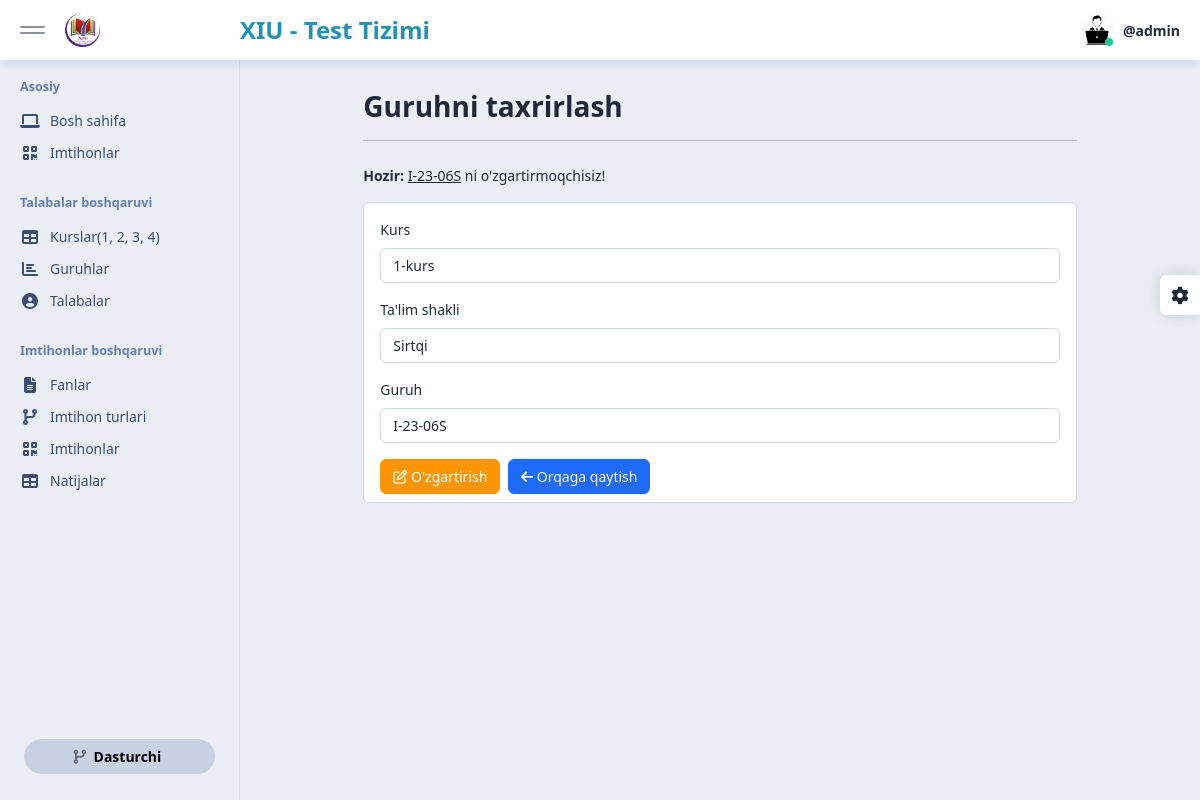
/dashboard/student/groups/251/edit/ (signed in), run on the app's committed database.
### student_app/models.py (models this page shows, shortened)
class Group(models.Model):
    grade = models.ForeignKey(Grade, on_delete=models.CASCADE, related_name='groups')
    type_group = models.ForeignKey(TypeGroup, on_delete=models.CASCADE, related_name='groups')
    group_name = models.CharField(max_length=455)
    class Meta:
        ordering = ['-id']

class Grade(models.Model):
    grade = models.CharField(max_length=255)
    def __str__(self):
        return f"{self.grade}"
    class Meta:
        ordering = ['-id']

### dashboard_app/views/student.py (the view)
# urls.py: path('student/groups/<int:pk>/edit/', group_edit, name='group_edit'),
@login_required(login_url='login_page')
@user_passes_test(lambda u: u.is_staff)
def group_edit(request, pk):
    instance = get_object_or_404(Group, pk=pk)
    form = GroupForm(instance=instance)
    if request.method == "POST":
        form = GroupForm(request.POST, instance=instance)
        if form.is_valid():
            form.save()
            messages.success(request, f"<b>{form.cleaned_data['group_name']}</b> muvaffaqqiyatli o'zgartirildi!")
            return redirect('group_list')
    ctx = {
        'form': form,
        'instance': instance,
    }
    return render(request, 'dashboard/student/group_edit.html', ctx)

### dashboard_app/forms/student.py
class GroupForm(ModelForm):
    class Meta:
        model = Group
        fields = ['grade', 'type_group', 'group_name']
        widgets = {
            'grade': Select(attrs={
                'class': 'form-control',
            }),
            'group_name': TextInput(attrs={
                'class': 'form-control',
                'placeholder': 'Guruh nomini kiriting. . .',
            }),
            'type_group': Select(attrs={
                'class': 'form-control'
            })
        }

### student_app/models.py (called while the page is built)
    def __str__(self):
        return f"{self.type}"

### templates/dashboard/student/group_edit.html (shortened to what this page needs)
{% extends "dashboard/base.html" %}
{% block content %}
<div id="content" class="app-content">
    <div class="container">
        <div class="row justify-content-center">
            <div class="col-xl-10">
                <div class="row">
                    <div class="col-12">
                        <h1 class="page-header">
                            Guruhni taxrirlash
                        </h1>
                        <hr class="mb-4">
                        <div class="mb-5">
                            <p>
                                <b>Hozir: </b><u>{{ instance.group_name }}</u> ni o'zgartirmoqchisiz!
                            </p>
                            <div class="card">
                                <div class="card-body pb-2">
                                    <form method="post">
                                        <div class="form-group mb-3">
                                            <label class="form-label" for="id_grade">Kurs</label>
                                            {{ form.grade }}
                                        </div>
                                        <div class="form-group mb-3">
                                            <label class="form-label" for="id_type_group">Ta'lim shakli</label>
                                            {{ form.type_group }}
                                        </div>
                                        <div class="form-group mb-3">
                                            <label class="form-label" for="id_group_name">Guruh</label>
                                            {{ form.group_name }}
                                        </div>
                                        <button class="btn btn-warning text-white" type="submit"><i class="far fa-edit"></i> O'zgartirish</button>
                                        <a href="{% url 'group_list' %}" class="btn btn-primary mx-1"><i class="fas fa-arrow-left"></i> Orqaga qaytish</a>
                                    </form>
                                </div>
                            </div>
                        </div>
                    </div>
                </div>
            </div>
        </div>
    </div>
</div>
{% endblock content %}

### templates/dashboard/base.html (shortened to what this page needs)
{% load static %}
<!DOCTYPE html>
<html lang="en">
<head>
    <link href="{% static 'dashboard/css/vendor.min.css' %}" rel="stylesheet">
    <link href="{% static 'dashboard/css/app.min.css' %}" rel="stylesheet">
</head>
<body>
<div id="app" class="app">
    <div id="header" class="app-header">
        <div class="brand">
            <div class="desktop-toggler">
                <button type="button" class="menu-toggler" data-toggle="sidebar-minify">
                    <span class="bar"></span>
                    <span class="bar"></span>
                </button>
            </div>
            <a href="{% url 'dashboard_home' %}">
                <img src="{% static 'dashboard/images/logo-xiu.png' %}" class="invert-dark" alt="" width="20%">
            </a>
        </div>
        <div class="menu d-flex justify-content-between align-items-center">
            <div class="menu-item">
                <span style="color: #2193b0; font-size: 24px; font-weight: bold;">XIU - Test Tizimi</span>
            </div>
            <div class="menu-item dropdown">
                <a href="#" data-bs-toggle="dropdown" data-display="static" class="menu-link">
                    <div class="menu-img online">
                        {% if user.is_superuser %}
                            <img src="{% static 'dashboard/images/superadmin-icon.jpg' %}" alt="" class="ms-100 mh-100 rounded-circle">
                        {% elif user.is_staff %}
                            <img src="{% static 'dashboard/images/superadmin-icon.jpg' %}" alt="" class="ms-100 mh-100 rounded-circle">
                        {% elif user.is_authenticated %}
                            <img src="{% static 'dashboard/images/student-icon.png' %}" alt="" class="ms-100 mh-100 rounded-circle">
                        {% endif %}
                    </div>
                    <div class="menu-text"><span class="fw-bold">@{{ request.user.username }}</span>
                    </div>
                </a>
            </div>
        </div>
    </div>
    <div id="sidebar" class="app-sidebar">
        <div class="app-sidebar-content" data-scrollbar="true" data-height="100%">
            <div class="menu">
                <div class="menu-header">Asosiy</div>
                <div class="menu-item">
                    <a href="{% url 'dashboard_home' %}" class="menu-link">
                        <span class="menu-icon"><i class="fa fa-laptop"></i></span>
                        <span class="menu-text">Bosh sahifa</span>
                    </a>
                </div>
                <div class="menu-item">
                    <a href="{% url 'quiz_list' %}" class="menu-link">
                        <span class="menu-icon"><i class="fa fa-qrcode"></i></span>
                        <span class="menu-text">Imtihonlar</span>
                    </a>
                </div>
                <div class="menu-divider"></div>
                <div class="menu-header">Talabalar boshqaruvi</div>
                <div class="menu-item">
                    <a href="{% url 'grade_list' %}" class="menu-link">
                        <span class="menu-icon"><i class="fa fa-table"></i></span>
                        <span class="menu-text">Kurslar(1, 2, 3, 4)</span>
                    </a>
                </div>
                <div class="menu-item">
                    <a href="{% url 'group_list' %}" class="menu-link">
                        <span class="menu-icon"><i class="fa fa-chart-bar"></i></span>
                        <span class="menu-text">Guruhlar</span>
                    </a>
                </div>
                <div class="menu-item">
                    <a href="{% url 'student_list' %}" class="menu-link">
                        <span class="menu-icon"><i class="fa fa-user-circle"></i></span>
                        <span class="menu-text">Talabalar</span>
                    </a>
                </div>
                <div class="menu-divider"></div>
                <div class="menu-header">Imtihonlar boshqaruvi</div>
                <div class="menu-item">
                    <a href="{% url 'subject_list' %}" class="menu-link">
                        <span class="menu-icon"><i class="fa fa-file-alt"></i></span>
                        <span class="menu-text">Fanlar</span>
                    </a>
                </div>
                <div class="menu-item">
                    <a href="{% url 'quiz_type_list' %}" class="menu-link">
                        <span class="menu-icon"><i class="fa fa-code-branch"></i></span>
                        <span class="menu-text">Imtihon turlari</span>
                    </a>
                </div>
                <div class="menu-item">
                    <a href="{% url 'quiz_list' %}" class="menu-link">
                        <span class="menu-icon"><i class="fa fa-qrcode"></i></span>
                        <span class="menu-text">Imtihonlar</span>
                    </a>
                </div>
                <div class="menu-item">
                    <a href="{% url 'result_list' %}" class="menu-link">
                        <span class="menu-icon"><i class="fa fa-table"></i></span>
                        <span class="menu-text">Natijalar</span>
                    </a>
                </div>
                <div class="p-3 px-4 mt-auto hide-on-minified">
                    <a href="https://seantheme.com/asp-studio/documentation/index.html" target="_blank"
                       class="btn btn-secondary d-block w-100 fw-600 rounded-pill">
                        <i class="fa fa-code-branch me-1 ms-n1 opacity-5"></i> Dasturchi
                    </a>
                </div>
            </div>
        </div>
    </div>
    {% block content %}
    {% endblock content %}
    <div class="theme-panel">
        <a href="javascript:;" data-click="theme-panel-expand" class="theme-collapse-btn"><i class="fa fa-cog"></i></a>
    </div>
</div>
</body>
</html>

### data on the page
Group: group_name "I-23-06S", type_group "Sirtqi"
Grade: grade "1-kurs"

### other printed values
{{ request.user.username }} "admin"
